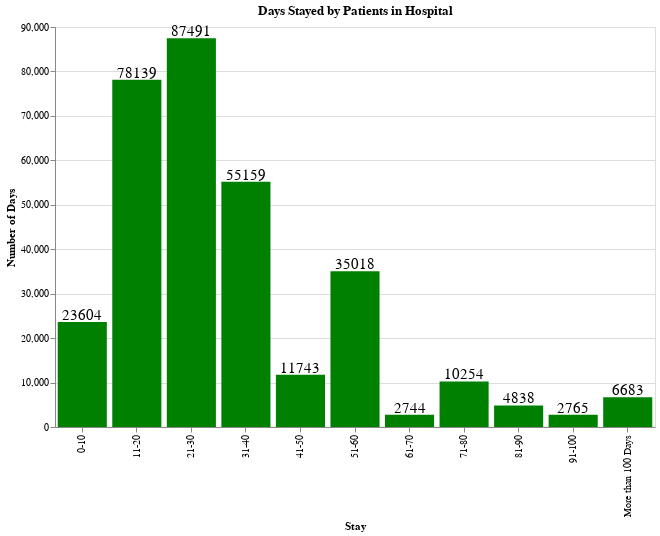

The notebook cell saved with this chart:
### Code cell
bars = alt.Chart(stay_bin).mark_bar(color="green").encode(
    x='Stay',
    y=alt.Y("count",title="Number of Days")
)

text = bars.mark_text(
    align='center',
    baseline='middle',
    dy=-7 ,
    size=15,
).encode(
    text='count',
    tooltip=[alt.Tooltip('Stay'),
            alt.Tooltip('count')]
    
)

(bars + text).properties(
    width=600,
    height=400,
    title="Days Stayed by Patients in Hospital "
)

### Figure 1 — Vega-Lite specification as saved in the notebook (floating-point values rounded to 4 significant figures)
{"config": {"view": {"continuousWidth": 400, "continuousHeight": 300}}, "layer": [{"mark": {"type": "bar", "color": "green"}, "encoding": {"x": {"type": "nominal", "field": "Stay"}, "y": {"type": "quantitative", "field": "count", "title": "Number of Days"}}}, {"mark": {"type": "text", "align": "center", "baseline": "middle", "dy": -7, "size": 15}, "encoding": {"text": {"type": "quantitative", "field": "count"}, "tooltip": [{"type": "nominal", "field": "Stay"}, {"type": "quantitative", "field": "count"}], "x": {"type": "nominal", "field": "Stay"}, "y": {"type": "quantitative", "field": "count", "title": "Number of Days"}}}], "data": {"name": "data-062670cd09e32a99925b8e873bd869f8"}, "height": 400, "title": "Days Stayed by Patients in Hospital ", "width": 600, "$schema": "https://vega.github.io/schema/vega-lite/v4.8.1.json", "datasets": {"data-062670cd09e32a99925b8e873bd869f8": [{"Stay": "21-30", "count": 87491}, {"Stay": "11-20", "count": 78139}, {"Stay": "31-40", "count": 55159}, {"Stay": "51-60", "count": 35018}, {"Stay": "0-10", "count": 23604}, {"Stay": "41-50", "count": 11743}, {"Stay": "71-80", "count": 10254}, {"Stay": "More than 100 Days", "count": 6683}, {"Stay": "81-90", "count": 4838}, {"Stay": "91-100", "count": 2765}, {"Stay": "61-70", "count": 2744}]}}
